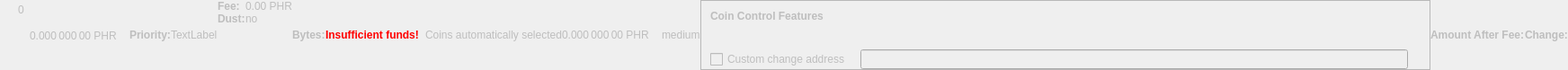
    <widget class="QWidget" name="dummyHideWidget" native="true">
     <property name="enabled">
      <bool>false</bool>
     </property>
     <property name="maximumSize">
      <size>
       <width>100</width>
       <height>22</height>
      </size>
     </property>
     <layout class="QHBoxLayout" name="dummyHideLayout">
      <property name="spacing">
       <number>0</number>
      </property>
      <property name="leftMargin">
       <number>0</number>
      </property>
      <property name="topMargin">
       <number>0</number>
      </property>
      <property name="rightMargin">
       <number>0</number>
      </property>
      <property name="bottomMargin">
       <number>0</number>
      </property>
      <item>
       <layout class="QFormLayout" name="formLayoutCoinControl1">
        <property name="horizontalSpacing">
         <number>10</number>
        </property>
        <property name="verticalSpacing">
         <number>14</number>
        </property>
        <property name="leftMargin">
         <number>10</number>
        </property>
        <property name="topMargin">
         <number>4</number>
        </property>
        <property name="rightMargin">
         <number>6</number>
        </property>
        <item row="0" column="1">
         <widget class="QLabel" name="labelCoinControlBytes">
          <property name="cursor">
           <cursorShape>IBeamCursor</cursorShape>
          </property>
          <property name="contextMenuPolicy">
           <enum>Qt::ActionsContextMenu</enum>
          </property>
          <property name="text">
           <string notr="true">0</string>
          </property>
          <property name="textInteractionFlags">
           <set>Qt::LinksAccessibleByMouse|Qt::TextSelectableByKeyboard|Qt::TextSelectableByMouse</set>
          </property>
         </widget>
        </item>
       </layout>
      </item>
      <item>
       <widget class="QLabel" name="labelCoinControlAfterFee">
        <property name="enabled">
         <bool>false</bool>
        </property>
        <property name="sizePolicy">
         <sizepolicy hsizetype="Fixed" vsizetype="Fixed">
          <horstretch>0</horstretch>
          <verstretch>0</verstretch>
         </sizepolicy>
        </property>
        <property name="minimumSize">
         <size>
          <width>111</width>
          <height>12</height>
         </size>
        </property>
        <property name="maximumSize">
         <size>
          <width>111</width>
          <height>12</height>
         </size>
        </property>
        <property name="cursor">
         <cursorShape>IBeamCursor</cursorShape>
        </property>
        <property name="contextMenuPolicy">
         <enum>Qt::ActionsContextMenu</enum>
        </property>
        <property name="text">
         <string notr="true">0.000 000 00 PHR</string>
        </property>
        <property name="textInteractionFlags">
         <set>Qt::LinksAccessibleByMouse|Qt::TextSelectableByKeyboard|Qt::TextSelectableByMouse</set>
        </property>
       </widget>
      </item>
      <item>
       <widget class="QLabel" name="labelCoinControlPriorityText">
        <property name="enabled">
         <bool>false</bool>
        </property>
        <property name="font">
         <font>
          <weight>75</weight>
          <bold>true</bold>
         </font>
        </property>
        <property name="text">
         <string>Priority:</string>
        </property>
       </widget>
      </item>
      <item>
       <layout class="QHBoxLayout" name="horizontalLayout">
        <item>
         <widget class="QLabel" name="WarningLabel">
          <property name="text">
           <string>TextLabel</string>
          </property>
         </widget>
        </item>
       </layout>
      </item>
      <item>
       <layout class="QFormLayout" name="formLayoutCoinControl3">
        <property name="horizontalSpacing">
         <number>0</number>
        </property>
        <property name="verticalSpacing">
         <number>0</number>
        </property>
        <property name="leftMargin">
         <number>0</number>
        </property>
        <property name="topMargin">
         <number>0</number>
        </property>
        <property name="rightMargin">
         <number>0</number>
        </property>
        <item row="0" column="0">
         <widget class="QLabel" name="labelCoinControlFeeText">
          <property name="enabled">
           <bool>false</bool>
          </property>
          <property name="font">
           <font>
            <weight>75</weight>
            <bold>true</bold>
           </font>
          </property>
          <property name="text">
           <string>Fee:</string>
          </property>
          <property name="margin">
           <number>0</number>
          </property>
         </widget>
        </item>
        <item row="0" column="1">
         <widget class="QLabel" name="labelCoinControlFee">
          <property name="enabled">
           <bool>false</bool>
          </property>
          <property name="cursor">
           <cursorShape>IBeamCursor</cursorShape>
          </property>
          <property name="contextMenuPolicy">
           <enum>Qt::ActionsContextMenu</enum>
          </property>
          <property name="text">
           <string notr="true">0.00 PHR</string>
          </property>
          <property name="textInteractionFlags">
           <set>Qt::LinksAccessibleByMouse|Qt::TextSelectableByKeyboard|Qt::TextSelectableByMouse</set>
          </property>
         </widget>
        </item>
        <item row="1" column="0">
         <widget class="QLabel" name="labelCoinControlLowOutputText">
          <property name="enabled">
           <bool>false</bool>
          </property>
          <property name="font">
           <font>
            <weight>75</weight>
            <bold>true</bold>
           </font>
          </property>
          <property name="text">
           <string>Dust:</string>
          </property>
         </widget>
        </item>
        <item row="1" column="1">
         <widget class="QLabel" name="labelCoinControlLowOutput">
          <property name="enabled">
           <bool>false</bool>
          </property>
          <property name="cursor">
           <cursorShape>IBeamCursor</cursorShape>
          </property>
          <property name="contextMenuPolicy">
           <enum>Qt::ActionsContextMenu</enum>
          </property>
          <property name="text">
           <string>no</string>
          </property>
          <property name="textInteractionFlags">
           <set>Qt::LinksAccessibleByMouse|Qt::TextSelectableByKeyboard|Qt::TextSelectableByMouse</set>
          </property>
         </widget>
        </item>
       </layout>
      </item>
      <item>
       <widget class="QLabel" name="labelCoinControlBytesText">
        <property name="enabled">
         <bool>false</bool>
        </property>
        <property name="font">
         <font>
          <weight>75</weight>
          <bold>true</bold>
         </font>
        </property>
        <property name="text">
         <string>Bytes:</string>
        </property>
       </widget>
      </item>
      <item>
       <layout class="QFormLayout" name="formLayoutCoinControl2">
        <property name="horizontalSpacing">
         <number>0</number>
        </property>
        <property name="verticalSpacing">
         <number>0</number>
        </property>
        <property name="leftMargin">
         <number>0</number>
        </property>
        <property name="topMargin">
         <number>0</number>
        </property>
        <property name="rightMargin">
         <number>0</number>
        </property>
       </layout>
      </item>
      <item>
       <layout class="QHBoxLayout" name="horizontalLayoutCoinControl2">
        <property name="spacing">
         <number>0</number>
        </property>
        <property name="bottomMargin">
         <number>0</number>
        </property>
       </layout>
      </item>
      <item>
       <widget class="QLabel" name="labelCoinControlInsuffFunds">
        <property name="enabled">
         <bool>false</bool>
        </property>
        <property name="minimumSize">
         <size>
          <width>0</width>
          <height>0</height>
         </size>
        </property>
        <property name="font">
         <font>
          <weight>75</weight>
          <bold>true</bold>
         </font>
        </property>
        <property name="styleSheet">
         <string notr="true">color:red;font-weight:bold;</string>
        </property>
        <property name="text">
         <string>Insufficient funds!</string>
        </property>
        <property name="margin">
         <number>5</number>
        </property>
       </widget>
      </item>
      <item>
       <layout class="QFormLayout" name="formLayoutCoinControl4">
        <property name="horizontalSpacing">
         <number>0</number>
        </property>
        <property name="verticalSpacing">
         <number>0</number>
        </property>
        <property name="leftMargin">
         <number>0</number>
        </property>
        <property name="topMargin">
         <number>0</number>
        </property>
        <property name="rightMargin">
         <number>0</number>
        </property>
       </layout>
      </item>
      <item>
       <widget class="QLabel" name="labelCoinControlChangeLabel">
        <property name="enabled">
         <bool>false</bool>
        </property>
        <property name="sizePolicy">
         <sizepolicy hsizetype="Preferred" vsizetype="Expanding">
          <horstretch>0</horstretch>
          <verstretch>0</verstretch>
         </sizepolicy>
        </property>
        <property name="minimumSize">
         <size>
          <width>0</width>
          <height>0</height>
         </size>
        </property>
        <property name="text">
         <string/>
        </property>
        <property name="margin">
         <number>3</number>
        </property>
       </widget>
      </item>
      <item>
       <widget class="QLabel" name="labelCoinControlAutomaticallySelected">
        <property name="enabled">
         <bool>false</bool>
        </property>
        <property name="sizePolicy">
         <sizepolicy hsizetype="Fixed" vsizetype="Fixed">
          <horstretch>0</horstretch>
          <verstretch>0</verstretch>
         </sizepolicy>
        </property>
        <property name="minimumSize">
         <size>
          <width>0</width>
          <height>0</height>
         </size>
        </property>
        <property name="maximumSize">
         <size>
          <width>240</width>
          <height>16777215</height>
         </size>
        </property>
        <property name="text">
         <string>Coins automatically selected</string>
        </property>
        <property name="margin">
         <number>5</number>
        </property>
       </widget>
      </item>
      <item>
       <widget class="QLabel" name="labelCoinControlChange">
        <property name="enabled">
         <bool>false</bool>
        </property>
        <property name="sizePolicy">
         <sizepolicy hsizetype="Fixed" vsizetype="Fixed">
          <horstretch>0</horstretch>
          <verstretch>0</verstretch>
         </sizepolicy>
        </property>
        <property name="minimumSize">
         <size>
          <width>111</width>
          <height>0</height>
         </size>
        </property>
        <property name="maximumSize">
         <size>
          <width>111</width>
          <height>16777215</height>
         </size>
        </property>
        <property name="cursor">
         <cursorShape>IBeamCursor</cursorShape>
        </property>
        <property name="contextMenuPolicy">
         <enum>Qt::ActionsContextMenu</enum>
        </property>
        <property name="text">
         <string notr="true">0.000 000 00 PHR</string>
        </property>
        <property name="textInteractionFlags">
         <set>Qt::LinksAccessibleByMouse|Qt::TextSelectableByKeyboard|Qt::TextSelectableByMouse</set>
        </property>
       </widget>
      </item>
      <item>
       <widget class="QLabel" name="labelCoinControlPriority">
        <property name="enabled">
         <bool>false</bool>
        </property>
        <property name="cursor">
         <cursorShape>IBeamCursor</cursorShape>
        </property>
        <property name="contextMenuPolicy">
         <enum>Qt::ActionsContextMenu</enum>
        </property>
        <property name="text">
         <string>medium</string>
        </property>
        <property name="textInteractionFlags">
         <set>Qt::LinksAccessibleByMouse|Qt::TextSelectableByKeyboard|Qt::TextSelectableByMouse</set>
        </property>
       </widget>
      </item>
      <item>
       <widget class="QFrame" name="frameCoinControl">
        <property name="sizePolicy">
         <sizepolicy hsizetype="Expanding" vsizetype="Expanding">
          <horstretch>0</horstretch>
          <verstretch>0</verstretch>
         </sizepolicy>
        </property>
        <property name="maximumSize">
         <size>
          <width>16777215</width>
          <height>16777215</height>
         </size>
        </property>
        <property name="frameShape">
         <enum>QFrame::StyledPanel</enum>
        </property>
        <property name="frameShadow">
         <enum>QFrame::Sunken</enum>
        </property>
        <layout class="QVBoxLayout" name="verticalLayoutCoinControl2_2">
         <property name="spacing">
          <number>0</number>
         </property>
         <property name="leftMargin">
          <number>0</number>
         </property>
         <property name="topMargin">
          <number>0</number>
         </property>
         <property name="rightMargin">
          <number>0</number>
         </property>
         <property name="bottomMargin">
          <number>0</number>
         </property>
         <item>
          <layout class="QVBoxLayout" name="verticalLayoutCoinControl" stretch="0,0,0,1">
           <property name="spacing">
            <number>0</number>
           </property>
           <property name="leftMargin">
            <number>10</number>
           </property>
           <property name="topMargin">
            <number>10</number>
           </property>
           <item>
            <layout class="QHBoxLayout" name="horizontalLayoutCoinControl1">
             <property name="bottomMargin">
              <number>15</number>
             </property>
             <item>
              <widget class="QLabel" name="labelCoinControlFeatures">
               <property name="enabled">
                <bool>false</bool>
               </property>
               <property name="sizePolicy">
                <sizepolicy hsizetype="Preferred" vsizetype="Maximum">
                 <horstretch>0</horstretch>
                 <verstretch>0</verstretch>
                </sizepolicy>
               </property>
               <property name="font">
                <font>
                 <weight>75</weight>
                 <bold>true</bold>
                </font>
               </property>
               <property name="styleSheet">
                <string notr="true">font-weight:bold;</string>
               </property>
               <property name="text">
                <string>Coin Control Features</string>
               </property>
              </widget>
             </item>
            </layout>
           </item>
           <item>
            <widget class="QWidget" name="widgetCoinControl" native="true">
             <property name="sizePolicy">
              <sizepolicy hsizetype="Preferred" vsizetype="Preferred">
               <horstretch>0</horstretch>
               <verstretch>0</verstretch>
              </sizepolicy>
             </property>
             <property name="minimumSize">
              <size>
               <width>0</width>
               <height>0</height>
              </size>
             </property>
             <property name="styleSheet">
              <string notr="true"/>
             </property>
             <layout class="QHBoxLayout" name="horizontalLayoutCoinControl5_2">
              <property name="leftMargin">
               <number>0</number>
              </property>
              <property name="topMargin">
               <number>0</number>
              </property>
              <property name="rightMargin">
               <number>0</number>
              </property>
              <property name="bottomMargin">
               <number>0</number>
              </property>
              <item>
               <layout class="QHBoxLayout" name="horizontalLayoutCoinControl3">
                <property name="spacing">
                 <number>20</number>
                </property>
                <property name="topMargin">
                 <number>0</number>
                </property>
                <property name="bottomMargin">
                 <number>10</number>
                </property>
               </layout>
              </item>
             </layout>
            </widget>
           </item>
           <item>
            <layout class="QHBoxLayout" name="horizontalLayoutCoinControl4" stretch="0,0,0">
             <property name="spacing">
              <number>12</number>
             </property>
             <property name="sizeConstraint">
              <enum>QLayout::SetDefaultConstraint</enum>
             </property>
             <property name="topMargin">
              <number>5</number>
             </property>
             <property name="rightMargin">
              <number>5</number>
             </property>
             <item>
              <widget class="QCheckBox" name="checkBoxCoinControlChange">
               <property name="enabled">
                <bool>false</bool>
               </property>
               <property name="toolTip">
                <string>If this is activated, but the change address is empty or invalid, change will be sent to a newly generated address.</string>
               </property>
               <property name="text">
                <string>Custom change address</string>
               </property>
              </widget>
             </item>
             <item>
              <widget class="QValidatedLineEdit" name="lineEditCoinControlChange">
               <property name="enabled">
                <bool>false</bool>
               </property>
               <property name="sizePolicy">
                <sizepolicy hsizetype="Expanding" vsizetype="Fixed">
                 <horstretch>0</horstretch>
                 <verstretch>0</verstretch>
                </sizepolicy>
               </property>
              </widget>
             </item>
             <item>
              <widget class="QLabel" name="labelCoinControlChangeLabel_2">
               <property name="sizePolicy">
                <sizepolicy hsizetype="Preferred" vsizetype="Expanding">
                 <horstretch>0</horstretch>
                 <verstretch>0</verstretch>
                </sizepolicy>
               </property>
               <property name="minimumSize">
                <size>
                 <width>0</width>
                 <height>0</height>
                </size>
               </property>
               <property name="text">
                <string/>
               </property>
               <property name="margin">
                <number>3</number>
               </property>
              </widget>
             </item>
            </layout>
           </item>
           <item>
            <spacer name="verticalSpacerCoinControl">
             <property name="orientation">
              <enum>Qt::Vertical</enum>
             </property>
             <property name="sizeHint" stdset="0">
              <size>
               <width>800</width>
               <height>1</height>
              </size>
             </property>
            </spacer>
           </item>
          </layout>
         </item>
        </layout>
       </widget>
      </item>
      <item>
       <widget class="QLabel" name="labelCoinControlAfterFeeText">
        <property name="enabled">
         <bool>false</bool>
        </property>
        <property name="minimumSize">
         <size>
          <width>0</width>
          <height>0</height>
         </size>
        </property>
        <property name="maximumSize">
         <size>
          <width>16777215</width>
          <height>16777215</height>
         </size>
        </property>
        <property name="font">
         <font>
          <weight>75</weight>
          <bold>true</bold>
         </font>
        </property>
        <property name="text">
         <string>Amount After Fee:</string>
        </property>
        <property name="alignment">
         <set>Qt::AlignLeading|Qt::AlignLeft|Qt::AlignVCenter</set>
        </property>
        <property name="margin">
         <number>0</number>
        </property>
       </widget>
      </item>
      <item>
       <widget class="QLabel" name="labelCoinControlChangeText">
        <property name="enabled">
         <bool>false</bool>
        </property>
        <property name="sizePolicy">
         <sizepolicy hsizetype="Preferred" vsizetype="Preferred">
          <horstretch>0</horstretch>
          <verstretch>0</verstretch>
         </sizepolicy>
        </property>
        <property name="minimumSize">
         <size>
          <width>0</width>
          <height>0</height>
         </size>
        </property>
        <property name="maximumSize">
         <size>
          <width>16777215</width>
          <height>16777215</height>
         </size>
        </property>
        <property name="font">
         <font>
          <weight>75</weight>
          <bold>true</bold>
         </font>
        </property>
        <property name="text">
         <string>Change:</string>
        </property>
        <property name="alignment">
         <set>Qt::AlignLeading|Qt::AlignLeft|Qt::AlignVCenter</set>
        </property>
       </widget>
      </item>
     </layout>
    </widget>
